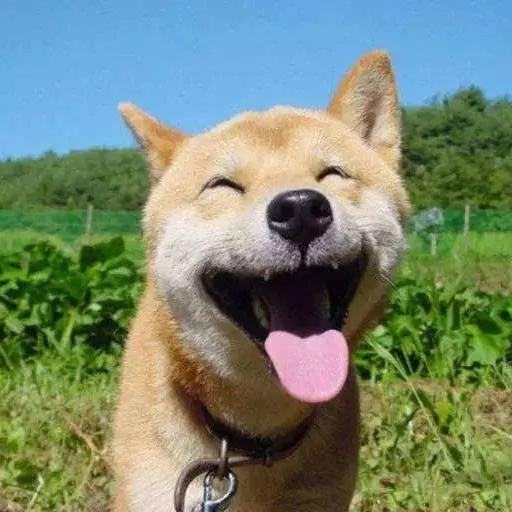
#> input picture 日常/OpenCV相关/test1.jpg, 512 x 512 px
$ jupyter execute 'cv2函数用法.ipynb'
#> lines starting #> are read from the running program, lines starting #| are printed output that depends on the picture
图像裁剪

`cv2.resize(InputArray src, OutputArray dst, Size, fx, fy, interpolation)`

参数解释：

|参数名称|解释|
|:--|:--|
|InputArray Src|输入图片|
|OutputArray dst|输出图片|
|Size|输出图片尺寸|
|fx,fy|沿x轴、y轴的缩放系数|
|interpolation|插入方式|

Interpolation选项所用的插值方法:

|方法|解释|
|:---|:---|
|INTER_NEAREST|最近邻插值|
|INTER_LINEAR|双线性插值（默认设置）|
|INTER_AREA|使用像素区域关系进行重采样。|
|INTER_CUBIC|4x4像素邻域的双三次插值|
|INTER_LANCZOS4|8x8像素邻域的Lanczos插值|

注意：输出尺寸为(宽，高)

[cell 1]
import cv2
#读取图片
img = cv2.imread('test1.jpg')
#> img is the input picture: shape (512, 512, 3); mean B, G, R 113.9, 135.7, 119.3
#打印图片尺寸
print(img.shape)
#| (512, 512, 3)
#将图片高宽分别赋值给x和y
x,y = img.shape[0:2]
#> x = 512; y = 512
#显示原图
cv2.imshow("OriginalPicture",img)

#缩放到原来的二分之一，输出尺寸格式为(宽，高)
img_test = cv2.resize(img,(int(y/2),int(x/2)))
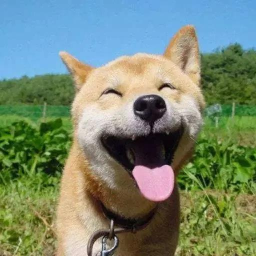
#> img_test: shape (256, 256, 3); mean B, G, R 114.1, 135.8, 119.4
cv2.imshow("resize0",img_test)
#控制显示时间,不填写参数则一直显示
# cv2.waitKey()
#最邻近值法缩放，缩放到原来的四分之一
img_test2 = cv2.resize(img,(0,0),fx=0.25, fy=0.25, interpolation=cv2.INTER_NEAREST)
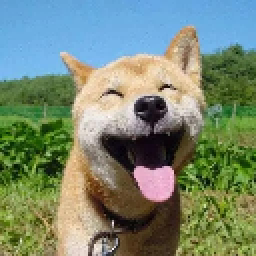
#> img_test2: shape (128, 128, 3) (shown 2 times larger); mean B, G, R 114.5, 135.8, 119.2
cv2.imshow('resize1', img_test2)
cv2.waitKey()
cv2.destroyAllWindows()

# 图像旋转
`cv2.getRotationMatrix2D(center,angle,scale)`

函数说明：

center: 图片旋转中心(元组)

angle：旋转角度，正值逆时针旋转，负值顺时针旋转

scale：旋转前后图像的缩放比例，1表示等比例缩放

# 图像变换

`cv2.warpAffine(src, M, dsize, dst, flags, borderMode, borderValue)`

参数说明：

src:输入图像，单通道或彩色均可

M：变换矩阵，一般反映平移或旋转关系

dsize：输出图像的大小

dst:仿射变换后的输出图像

flags: 插值方法的组合，默认为flag=cv2.INTER_LINEAR,表示线性插值

borderMode:边界像素模式(int)

borderValue:边界填充值，默认为0，填充黑色

通常用前三个参数，flags取值如下：

|flags取值|含义|
|:--|:--|
|cv2.INTER_LINEAR|线性插值（默认）|
|cv2.INTER_NEAREST|最近邻插值|
|cv2.INTER_AREA|区域插值|
|cv2.INTER_CUBIC|三次样条插值|
|cv2.INTER_LANCZOS4|Lanczos插值|

[cell 2]
#通用写法
import random,cv2
# 定义旋转函数
def ImageRotate(image):
    height, width = image.shape[:2]    # 输入(H,W,C)，取 H，W 的值
#> height = 512; width = 512
    center = (width / 2, height / 2)   # 绕图片中心进行旋转
#> center = (256, 256)
    angle = random.randint(-180, 180)  # 旋转方向取（-180，180）中的随机整数值，负为逆时针，正为顺势针
    scale = 0.8                        # 将图像缩放为80%
    # 获得旋转矩阵
    M = cv2.getRotationMatrix2D(center,angle , scale)
    # 进行仿射变换，边界填充为255，即白色，默认为0，即黑色
    image_rotation = cv2.warpAffine(src=image, M=M, dsize=(height, width), borderValue=(255, 255, 255))
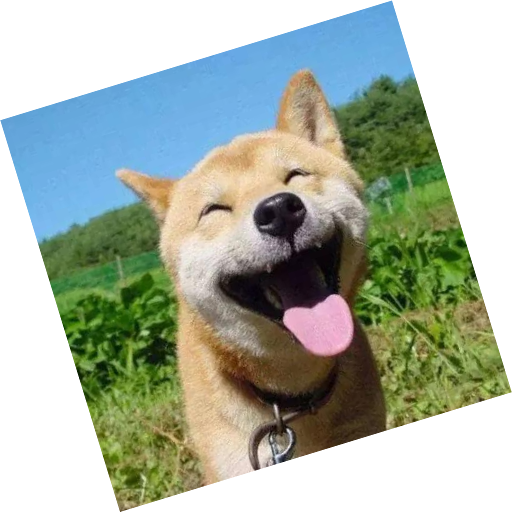
#> image_rotation: shape (512, 512, 3); mean B, G, R 164.7, 178.7, 168.1
    return image_rotation
